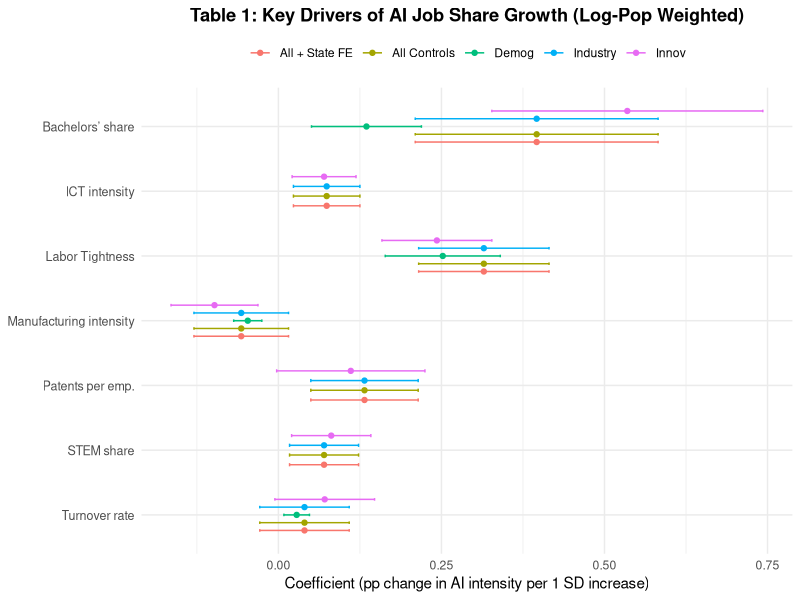
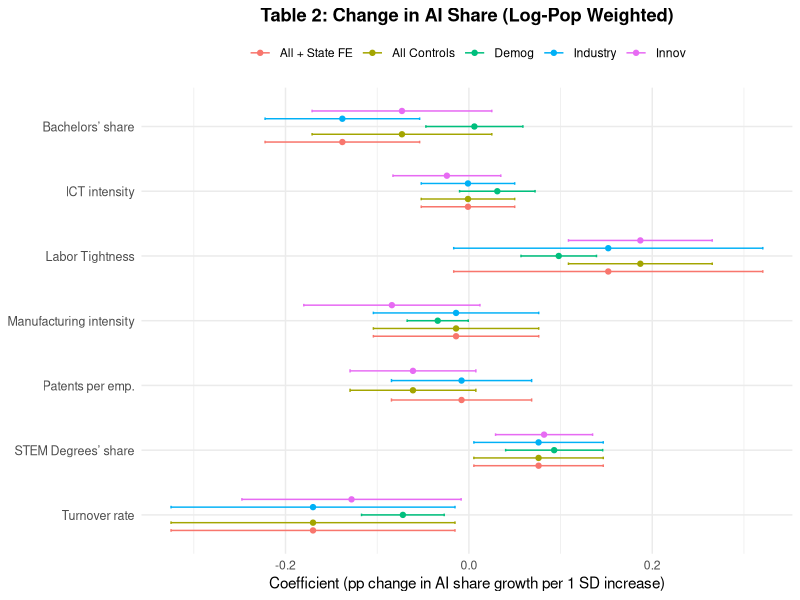

These figures' R source, in order:
## ---- chunk 1
#| echo: false
#| warning: false
#| message: false
#| fig-width: 8
#| fig-height: 6
library(tibble)
library(dplyr)
library(ggplot2)
library(forcats)

models <- c("Demog", "Innov", "Industry", "All Controls", "All + State FE")

variables <- c(
  "Bachelors’ share", "Labor Tightness", "Patents per emp.",
  "STEM share", "Manufacturing intensity", "ICT intensity", "Turnover rate"
)

coefs <- list(
  c(0.135, 0.252, NA, NA, -0.047, NA, 0.028),
  c(0.535, 0.243, 0.111, 0.081, -0.098, 0.070, 0.071),
  c(0.396, 0.315, 0.132, 0.070, -0.057, 0.074, 0.040),
  c(0.396, 0.315, 0.132, 0.070, -0.057, 0.074, 0.040),
  c(0.396, 0.315, 0.132, 0.070, -0.057, 0.074, 0.040)
)

ses <- list(
  c(0.043, 0.045, NA, NA, 0.011, NA, 0.010),
  c(0.106, 0.043, 0.058, 0.031, 0.034, 0.025, 0.039),
  c(0.095, 0.051, 0.042, 0.027, 0.037, 0.026, 0.035),
  c(0.095, 0.051, 0.042, 0.027, 0.037, 0.026, 0.035),
  c(0.095, 0.051, 0.042, 0.027, 0.037, 0.026, 0.035)
)

df1 <- do.call(rbind, lapply(1:5, function(i) {
  data.frame(
    Variable = variables,
    Model = models[i],
    Coef = coefs[[i]],
    SE = ses[[i]]
  )
})) %>%
  na.omit() %>%
  mutate(lower = Coef - 1.96 * SE, upper = Coef + 1.96 * SE)

ggplot(df1, aes(x = Coef, y = fct_rev(factor(Variable)), color = Model)) +
  geom_point(position = position_dodge(width = 0.6)) +
  geom_errorbarh(aes(xmin = lower, xmax = upper),
                 position = position_dodge(width = 0.6), height = 0.2) +
  labs(
    x = "Coefficient (pp change in AI intensity per 1 SD increase)",
    y = NULL, color = NULL,
    title = "Table 1: Key Drivers of AI Job Share Growth (Log-Pop Weighted)"
  ) +
  theme_minimal() +
  theme(plot.title = element_text(face = "bold", hjust = 0.5),
        axis.text.y = element_text(size = 9),
        legend.position = "top")
## ---- chunk 2
#| echo: false
#| message: false
#| warning: false

library(dplyr)
library(ggplot2)
library(forcats)

models <- c("Demog", "Innov", "Industry", "All Controls", "All + State FE")

variables <- c(
  "Bachelors’ share", "Labor Tightness", "Patents per emp.",
  "STEM Degrees’ share", "Manufacturing intensity", "ICT intensity", "Turnover rate"
)

coefs <- list(
  c(0.006, 0.098, NA, 0.093, -0.034, 0.031, -0.072),
  c(-0.073, 0.187, -0.061, 0.082, -0.084, -0.024, -0.128),
  c(-0.138, 0.152, -0.008, 0.076, -0.014, -0.001, -0.170),
  c(-0.073, 0.187, -0.061, 0.076, -0.014, -0.001, -0.170),
  c(-0.138, 0.152, -0.008, 0.076, -0.014, -0.001, -0.170)
)

ses <- list(
  c(0.027, 0.021, NA, 0.027, 0.017, 0.021, 0.023),
  c(0.050, 0.040, 0.035, 0.027, 0.049, 0.030, 0.061),
  c(0.043, 0.086, 0.039, 0.036, 0.046, 0.026, 0.079),
  c(0.050, 0.040, 0.035, 0.036, 0.046, 0.026, 0.079),
  c(0.043, 0.086, 0.039, 0.036, 0.046, 0.026, 0.079)
)

df2 <- do.call(rbind, lapply(1:5, function(i) {
  data.frame(
    Variable = variables,
    Model = models[i],
    Coef = coefs[[i]],
    SE = ses[[i]]
  )
})) %>%
  na.omit() %>%
  mutate(lower = Coef - 1.96 * SE, upper = Coef + 1.96 * SE)

ggplot(df2, aes(x = Coef, y = fct_rev(factor(Variable)), color = Model)) +
  geom_point(position = position_dodge(width = 0.6)) +
  geom_errorbarh(aes(xmin = lower, xmax = upper),
                 position = position_dodge(width = 0.6), height = 0.2) +
  labs(
    x = "Coefficient (pp change in AI share growth per 1 SD increase)",
    y = NULL, color = NULL,
    title = "Table 2: Change in AI Share (Log-Pop Weighted)"
  ) +
  theme_minimal() +
  theme(plot.title = element_text(face = "bold", hjust = 0.5),
        axis.text.y = element_text(size = 9),
        legend.position = "top")
